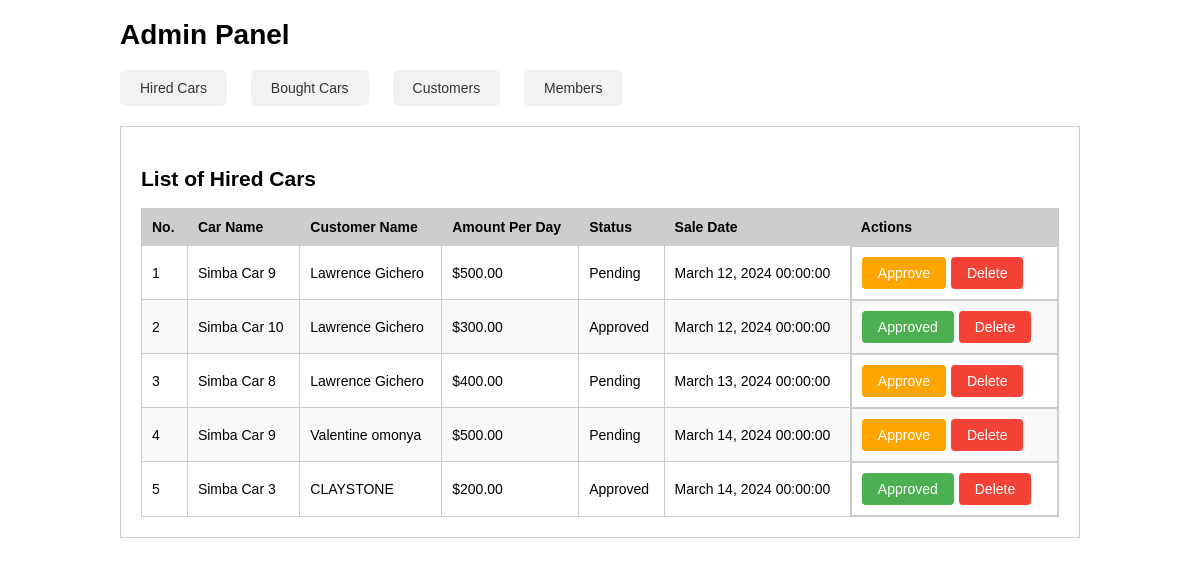
The app's page /admin/index.php with its own data.
### tables this page shows
CREATE TABLE `carloans` (
  `LoanID` int(11) NOT NULL,
  `CarID` int(11) DEFAULT NULL,
  `CustomerID` int(11) DEFAULT NULL,
  `Status` varchar(150) NOT NULL,
  `LoanAmount` decimal(10,2) DEFAULT NULL,
  `hireDate` date DEFAULT current_timestamp()
);

CREATE TABLE `cars` (
  `CarID` int(11) NOT NULL,
  `CategoryID` int(11) DEFAULT NULL,
  `Make` varchar(50) DEFAULT NULL,
  `Model` varchar(50) DEFAULT NULL,
  `Type` varchar(11) DEFAULT NULL,
  `Price` decimal(10,2) DEFAULT NULL,
  `Image_name` varchar(255) NOT NULL,
  `video_name` varchar(255) NOT NULL
);

CREATE TABLE `customers` (
  `CustomerID` int(11) NOT NULL,
  `Name` varchar(255) DEFAULT NULL,
  `Email` varchar(255) DEFAULT NULL,
  `Phone` varchar(20) DEFAULT NULL,
  `image` varchar(255) NOT NULL,
  `nationality` varchar(255) NOT NULL,
  `Password` varchar(255) DEFAULT NULL
);

### admin/hired.php (the view, shortened to what this page needs)
<?php
include_once '../php/config/connection.php';
$stmt = $pdo->prepare("SELECT * FROM carloans");
$stmt->execute();
$hiredCars = $stmt->fetchAll(PDO::FETCH_ASSOC);
?>
<h2>List of Hired Cars</h2>
<table>
    <thead>
        <tr>
            <th>No.</th>
            <th>Car Name</th>
            <th>Customer Name</th>
            <th>Amount Per Day</th>
            <th>Status</th>
            <th>Sale Date</th>
            <th>Actions</th>
        </tr>
    </thead>
    <tbody>
        <?php
        $number = 1;
        foreach ($hiredCars as $car) : ?>
            <?php
            $getCar = $pdo->prepare("SELECT * FROM cars WHERE CarID = :carID");
            $getCar->execute(['carID' => $car['CarID']]);
            $carDetails = $getCar->fetch(PDO::FETCH_ASSOC);
            $getCustomer = $pdo->prepare("SELECT * FROM customers WHERE CustomerID = :customerID");
            $getCustomer->execute(['customerID' => $car['CustomerID']]);
            $customerDetails = $getCustomer->fetch(PDO::FETCH_ASSOC);
            $dateString = $car['hireDate'];
            $date = new DateTime($dateString);
            $formattedDate = $date->format('F j, Y H:i:s');
            ?>
            <tr>
                <td><?php echo $number++; ?></td>
                <td><?php echo $carDetails['Make']; ?></td>
                <td><?php echo $customerDetails['Name']; ?></td>
                <td>$<?php echo $carDetails['Price']; ?></td>
                <td><?php echo $car['Status']; ?></td>
                <td><?php echo $formattedDate ?></td>
                <td class="buttons">
                    <?php if ($car['Status'] == "Pending") : ?>
                        <button class="accept" onclick="approveCar(<?php echo $car['LoanID']; ?>, 'hire')">Approve</button>
                    <?php else : ?>
                        <button class="accepted">Approved</button>
                    <?php endif; ?>
                    <form method="post" onsubmit="return confirm('Are you sure you want to delete this member?')">
                        <button type="submit" name="del_hire" class="reject">Delete</button>
                    </form>
                </td>
            </tr>
        <?php endforeach; ?>
    </tbody>
</table>

### admin/css/styles.css (style rules this page uses)
body, table { margin: 0; padding: 0; }
body { font-family: Arial, sans-serif; font-size: 14px; }
.buttons { display: flex; }
table { width: 100%; border-collapse: collapse; }
table, th, td { border: 1px solid #ccc; padding: 10px; }
th { background-color: #f2f2f2; }
th { background-color: #cdcdcd; padding: 10px; text-align: left; }
tr:nth-child(even) { background-color: #f9f9f9; }
td { padding: 10px; }
h2 { margin-top: 20px; }
td:last-child { text-align: center; }
.accept { background-color: #FFA500; }
.accepted { background-color: #4CAF50; }
.reject { background-color: #f44336; }
.accepted, .reject, .accept { border: none; color: white; padding: 8px 16px; text-align: center; text-decoration: none; display: inline-block; font-size: 14px; cursor: pointer; border-radius: 4px; margin-right: 5px; }

### records on screen
carloans: CarID.Make "Simba Car 9", CustomerID.Name "Lawrence Gichero", CarID.Price "500.00", Status "Pending", hireDate "March 12, 2024 00:00:00"
carloans: CarID.Make "Simba Car 10", CustomerID.Name "Lawrence Gichero", CarID.Price "300.00", Status "Approved", hireDate "March 12, 2024 00:00:00"
carloans: CarID.Make "Simba Car 8", CustomerID.Name "Lawrence Gichero", CarID.Price "400.00", Status "Pending", hireDate "March 13, 2024 00:00:00"
carloans: CarID.Make "Simba Car 9", CustomerID.Name "Valentine omonya", CarID.Price "500.00", Status "Pending", hireDate "March 14, 2024 00:00:00"
carloans: CarID.Make "Simba Car 3", CustomerID.Name "CLAYSTONE", CarID.Price "200.00", Status "Approved", hireDate "March 14, 2024 00:00:00"
